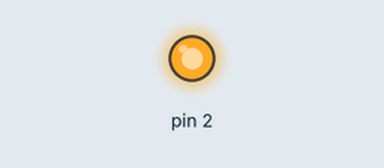
Recording of a sketch running on a simulated Arduino Uno, built with avr-gcc and run on an emulated ATmega328P. Shown: output pins drawn as LEDs (lit = HIGH). What the sketch prints to the serial monitor is not drawn.

Above: at 0.05 s.
Timing chart, 0 to 3.0 s (numbered marks = the images above):
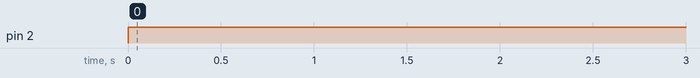

Measured:
- by itself, pin 2: LOW → HIGH at 0.00 s

The sketch:

ST_Motor_Control.ino
```cpp
//www.elegoo.com
//2018.10.25

/*
  Stepper Motor Control - one revolution

  This program drives a unipolar or bipolar stepper motor.
  The motor is attached to digital pins 8 - 11 of the Arduino.

  The motor should revolve one revolution in one direction, then
  one revolution in the other direction.

*/

#include <Stepper.h>

const int stepsPerRevolution = 2048;  // change this to fit the number of steps per revolution
const int rolePerMinute = 5;         // Adjustable range of 28BYJ-48 stepper is 0~17 rpm
float nMinutes = 1/5; //in Minutes
float nRotations = rolePerMinute*nMinutes;
float blowerOn = 2000; //In milliseconds

// initialize the stepper library on pins 8 through 11:
Stepper myStepper(stepsPerRevolution, 8, 10, 9, 11);

void setup() {
  myStepper.setSpeed(rolePerMinute);
  pinMode(2, OUTPUT);
  Serial.begin(9600);
}

void loop() {
  // step one revolution  in one direction:
  Serial.println("clockwise");
  myStepper.step(stepsPerRevolution*nRotations);

  digitalWrite(2, HIGH);
  Serial.println("high");
  delay(blowerOn);

  digitalWrite(2, LOW);
  Serial.println("low");

}
```
